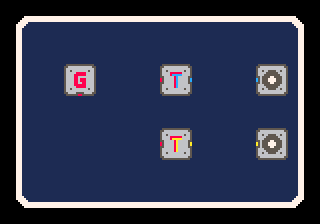

The image is a tile-based game level rendered from a .tmx file. Its description and complete source (layers, tilesets, objects, tile grids) follow:
An orthogonal 10x7 tile map with 32x32 px tiles, 2 tile layers (Blueboard, Element) and 1 object.

<map version="1.5" tiledversion="1.7.2" orientation="orthogonal" renderorder="left-down" width="10" height="7" tilewidth="32" tileheight="32" infinite="0" nextlayerid="4" nextobjectid="3">
 <tileset firstgid="1" source="../element.tsx" />
 <layer id="1" name="Blueboard" width="10" height="7" locked="1">
  <data encoding="csv">
28,29,29,29,29,29,29,29,29,47,
59,77,77,60,45,45,77,62,77,63,
59,77,45,77,62,61,77,77,61,63,
59,77,45,60,61,77,60,60,61,63,
59,60,45,62,61,62,62,62,60,63,
59,60,60,60,62,45,45,62,45,63,
75,93,93,93,93,93,93,93,93,94
</data>
 </layer>
 <layer id="3" name="Element" width="10" height="7">
  <data encoding="csv">
0,0,0,0,0,0,0,0,0,0,
0,0,0,0,0,0,0,0,0,0,
0,0,3,0,0,5,0,0,1610612804,0,
0,0,0,0,0,0,0,0,0,0,
0,0,0,0,0,21,0,0,1610612819,0,
0,0,0,0,0,0,0,0,0,0,
0,0,0,0,0,0,0,0,0,0
</data>
 </layer>
 <objectgroup id="2" name="Object" visible="0" locked="1">
  <object id="1" x="160" y="112">
   <point />
  </object>
 </objectgroup>
</map>
